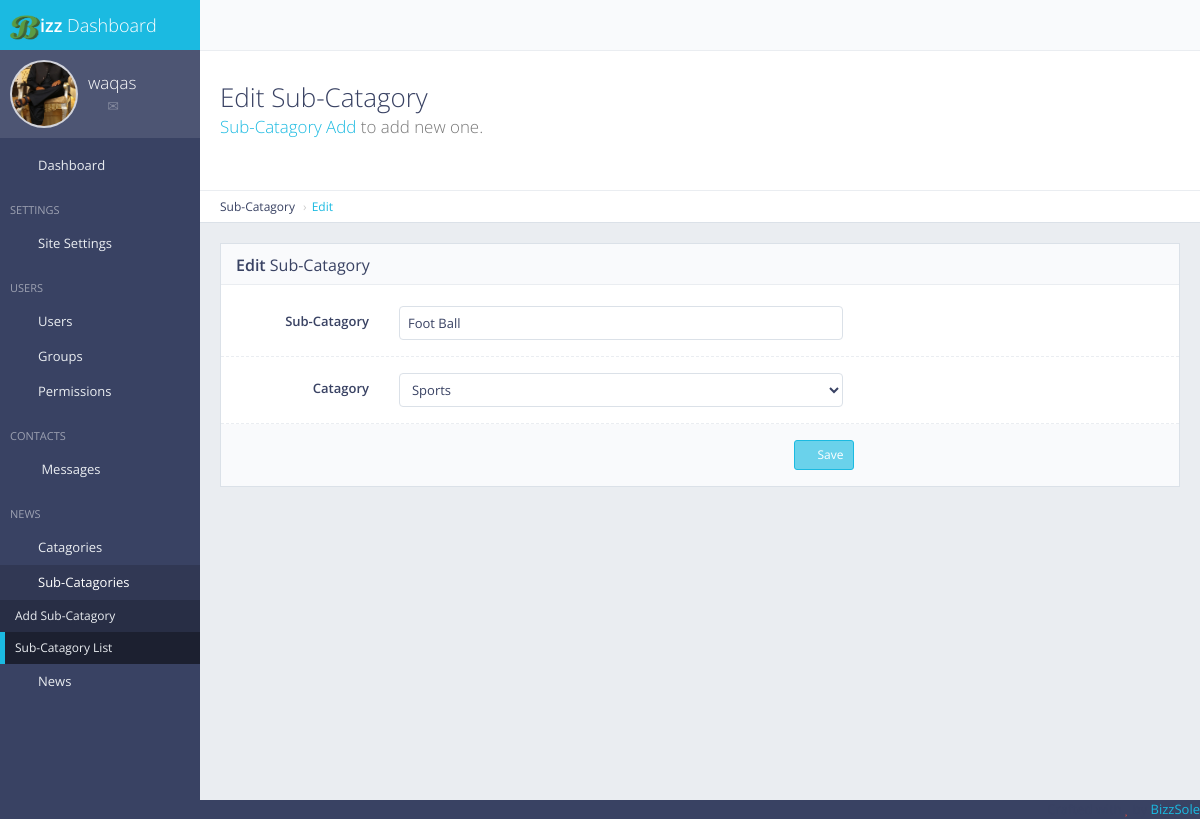
The app's page /panel/subcatagory/edit/1 (signed in) with its own data.
### usermanager/models.py (models this page shows, shortened)
class Usermanager(models.Model):
    class Userstatus(models.TextChoices):
        Active = 'Active'
        Inactive = 'Inactive'
    username = models.CharField(max_length=50)
    user_firstname = models.CharField(max_length=30)
    user_lastname = models.CharField(max_length=30)
    user_email = models.EmailField()
    user_contact = models.CharField(max_length=50)
    user_biography = models.TextField()
    user_address = models.TextField()
    user_doj = models.DateTimeField(default=datetime.now)
    user_image = models.ImageField(upload_to='pics', default='media/pics/avatar.jpg')
    user_status = models.CharField(max_length=8, choices=Userstatus.choices, default=Userstatus.Active)
    user_posts = models.IntegerField(default=0)

### subcatagory/models.py (models this page shows, shortened)
class Subcatagory(models.Model):
    subcatagory = models.CharField(max_length=50)
    catagoryid = models.IntegerField(null=False)

### subcatagory/views.py (the view)
# urls.py: path('panel/subcatagory/edit/<pk>', views.subcatagory_edit, name='subcatagory_edit')
def subcatagory_edit(request, pk):
    if not request.user.is_authenticated:
        return redirect('mylogin')
    global old_subcatagory
    subcatagory = Subcatagory.objects.get(pk=pk)
    catagory = Catagory.objects.all
    old_subcatagory = subcatagory.subcatagory
    if request.method == 'POST':
        save_subcatagory(request, 'edit', pk)
        if error_message != '':
            return error(request, error_message)
        else:
            return redirect('subcatagory_list')
    return render(request, 'subcatagory_edit.html', {
        'site_name':site_name,
        'site_icon':site_icon,
        'user_name':request.user.username,
        'pk':pk,
        'subcatagory':subcatagory,
        'catagory':catagory,
        'unread_contacts':unread_contacts,
        'activeuser':Usermanager.objects.filter(username=request.user.username)
        })

### main/templatetags/access_permission.py (called while the page is built)
@register.filter(name='has_group')
def has_group(user, group_name):
    return user.groups.filter(name=group_name).exists()

### templates/subcatagory_edit.html (shortened to what this page needs)
{% extends 'panelmaster.html' %}
{% load static %}
{% block mainblock %}
<div class="content-header">
    <div class="header-section">
        <h1>
            <i class="fa fa-table"></i>Edit Sub-Catagory<br><small><p><a href="/panel/subcatagory/add">Sub-Catagory Add</a> to add new one.</p></small>
        </h1>
    </div>
</div>
<ul class="breadcrumb breadcrumb-top">
    <li>Sub-Catagory</li>
    <li><a href="">Edit</a></li>
</ul>
<div class="row">
    <div class="col-md-12">
        <div class="block">
            <div class="block-title">
                <h2><strong>Edit</strong> Sub-Catagory</h2>
            </div>
            <form action="{% url 'subcatagory_edit' pk=subcatagory.pk %}" method="post" enctype="multipart/form-data" class="form-horizontal form-bordered">
                <div class="form-group">
                    <label class="col-md-2 control-label" for="subcatagory_name">Sub-Catagory</label>
                    <div class="col-md-6">
                        <input type="text" value="{{subcatagory.subcatagory}}" id="subcatagory_name" name="subcatagory_name" class="form-control" placeholder="Sub-Catagory name">
                    </div>
                </div>
                <div class="form-group">
                    <label class="col-md-2 control-label" for="maincatagory_id">Catagory</label>
                    <div class="col-md-6">
                        <select id="maincatagory_id" name="maincatagory_id" class="form-control" size="1">
                            {% for catagory in catagory %}
                                {% if subcatagory.catagoryid == catagory.pk %}
                                    <option value="{{catagory.pk}}">{{catagory.catagory}}</option>
                                {% endif %}
                            {% endfor %}
                        </select>
                    </div>
                </div>
                <div class="form-group form-actions">
                    <div class="col-md-9 col-md-offset-7">
                        <button type="submit" class="btn btn-sm btn-primary"><i class="fa fa-angle-right"></i> Save</button>
                    </div>
                </div>
            </form>
        </div>
    </div>
</div>
</div>
{% endblock %}

### templates/panelmaster.html (shortened to what this page needs)
{% load static %}
{% load access_permission %}
<!DOCTYPE html>
 <html class="no-js" lang="en">
    <head>
        <link rel="stylesheet" href="{% static 'panel/css/bootstrap.min.css' %}">
        <link rel="stylesheet" href="{% static 'panel/css/plugins.css' %}">
        <link rel="stylesheet" href="{% static 'panel/css/main.css' %}">
        <link rel="stylesheet" href="{% static 'panel/css/themes.css' %}">
    </head>
    <body>
        <div id="page-wrapper">
            <div id="page-container" class="sidebar-partial sidebar-visible-lg sidebar-no-animations">
                <div id="sidebar">
                    <div id="sidebar-scroll">
                        <div class="sidebar-content">
                            <a href="" class="sidebar-brand">
                                <img style="width:30px; height:25px;" src="{{site_icon.url}}" alt="Bizz"></i><span class="sidebar-nav-mini-hide"><strong>izz </strong>Dashboard</span>
                            </a>
                            <div class="sidebar-section sidebar-user clearfix sidebar-nav-mini-hide">
                                <div class="sidebar-user-avatar">
                                    <a href="#">
                                        {% for activeuser in activeuser %}
                                        <img style="object-fit:cover;" src="{{activeuser.user_image.url}}" alt="user image">
                                        {% endfor %}
                                    </a>
                                </div>
                                <div class="sidebar-user-name">{{user_name}}</div>
                                <div class="sidebar-user-links">
                                    <a href="page_ready_user_profile.html" data-toggle="tooltip" data-placement="bottom" title="Profile"><i class="gi gi-user"></i></a>
                                    <a href="page_ready_inbox.html" data-toggle="tooltip" data-placement="bottom" title="Messages"><i class="gi gi-envelope"></i></a>
                                    <a href="javascript:void(0)" class="enable-tooltip" data-placement="bottom" title="Settings" onclick="$('#modal-user-settings').modal('show');"><i class="gi gi-cogwheel"></i></a>
                                    <a href="/login" data-toggle="tooltip" data-placement="bottom" title="Logout"><i class="gi gi-exit"></i></a>
                                </div>
                            </div>
                            <ul class="sidebar-nav">
                                <li>
                                    <a id="dashboard" href="/panel/"><i class="gi gi-stopwatch sidebar-nav-icon"></i><span class="sidebar-nav-mini-hide">Dashboard</span></a>
                                </li>
                                {% if request.user|has_group:'Super User' %}
                                <li class="sidebar-header">
                                    <span class="sidebar-header-title">Settings</span>
                                </li>
                                <li>
                                    <a id="site_settings" href="/panel/settings"><i class="gi gi-show_big_thumbnails sidebar-nav-icon"></i><span>Site Settings</span></a>
                                </li>
                                {% endif %}
                                {% if request.user|has_group:'Super User' %}
                                <li class="sidebar-header">
                                    <span class="sidebar-header-title">Users</span>
                                </li>
                                <li>
                                    <a id="user_list" href="/panel/users/list"><i class="gi gi-show_big_thumbnails sidebar-nav-icon"></i><span>Users</span></a>
                                </li>
                                <li>
                                    <a id="user_group" href="/panel/users/groups"><i class="gi gi-show_big_thumbnails sidebar-nav-icon"></i><span>Groups</span></a>
                                </li>
                                <li>
                                    <a id="permissions" href="/panel/users/permissions"><i class="gi gi-show_big_thumbnails sidebar-nav-icon"></i><span>Permissions</span></a>
                                </li>
                                {% endif %}
                                {% if request.user|has_group:'Super User' %}
                                <li class="sidebar-header">
                                    <span class="sidebar-header-title">Contacts</span>
                                </li>
                                <li>
                                    <a id="messages" href="/contact/list"><i class="gi gi-show_big_thumbnails sidebar-nav-icon"></i>
                                    {% if unread_contacts == 0 %}
                                    <span>Messages</span></a>
                                    {% else %}
                                    <span>Messages</span>
                                    <span class="label label-info">{{unread_contacts}}</span></a>
                                    {% endif %}
                                </li>
                                {% endif %}
                                <li class="sidebar-header">
                                    <span class="sidebar-header-title">News</span>
                                </li>
                                {% if request.user|has_group:'Super User' %}
                                <li id="catagory">
                                    <a href="#" class="sidebar-nav-menu"><i class="fa fa-angle-left sidebar-nav-indicator sidebar-nav-mini-hide"></i><i class="gi gi-show_big_thumbnails sidebar-nav-icon"></i><span class="sidebar-nav-mini-hide">Catagories</span></a>
                                </li>
                                {% endif %}
                                {% if request.user|has_group:'Super User' %}
                                <li id="subcatagory">
                                    <a href="#" class="sidebar-nav-menu"><i class="fa fa-angle-left sidebar-nav-indicator sidebar-nav-mini-hide"></i><i class="gi gi-show_big_thumbnails sidebar-nav-icon"></i><span class="sidebar-nav-mini-hide">Sub-Catagories</span></a>
                                    <ul>
                                        <li>
                                            <a id="add_subcatagory" href="/panel/subcatagory/add">Add Sub-Catagory</a>
                                        </li>
                                        <li>
                                            <a id="subcatagory_list" href="/panel/subcatagory/list">Sub-Catagory List</a>
                                        </li>
                                    </ul>
                                </li>
                                {% endif %}
                                <li id="news">
                                    <a href="#" class="sidebar-nav-menu"><i class="fa fa-angle-left sidebar-nav-indicator sidebar-nav-mini-hide"></i><i class="gi gi-show_big_thumbnails sidebar-nav-icon"></i><span class="sidebar-nav-mini-hide">News</span></a>
                                </li>
                            </ul>
                        </div>
                    </div>
                </div>
                <div id="main-container">
                    <header class="navbar navbar-default">
                        <ul class="nav navbar-nav-custom">
                            <li>
                                <a href="javascript:void(0)" onclick="App.sidebar('toggle-sidebar');this.blur();">
                                    <i class="fa fa-bars fa-fw"></i>
                                </a>
                            </li>
                            <li class="dropdown">
                                <a href="javascript:void(0)" class="dropdown-toggle" data-toggle="dropdown">
                                    <i class="gi gi-settings"></i>
                                </a>
                            </li>
                        </ul>
                    </header>
                    <div id="page-content">
                        {% block mainblock %}
                        {% endblock %}
                    </div>
                    <footer class="clearfix">
                        <div class="pull-right">
                            Crafted with <i class="fa fa-heart text-danger"></i> by <a href="https://bizzsole.com" target="_blank">BizzSole</a>
                        </div>
                    </footer>
                </div>
            </div>
    </body>
</html>

### records on screen
Usermanager: user_image (picture)
Subcatagory: subcatagory_name "Foot Ball"

### other values on screen
{{ user_name }} "waqas"
form field maincatagory_id "Sports"
